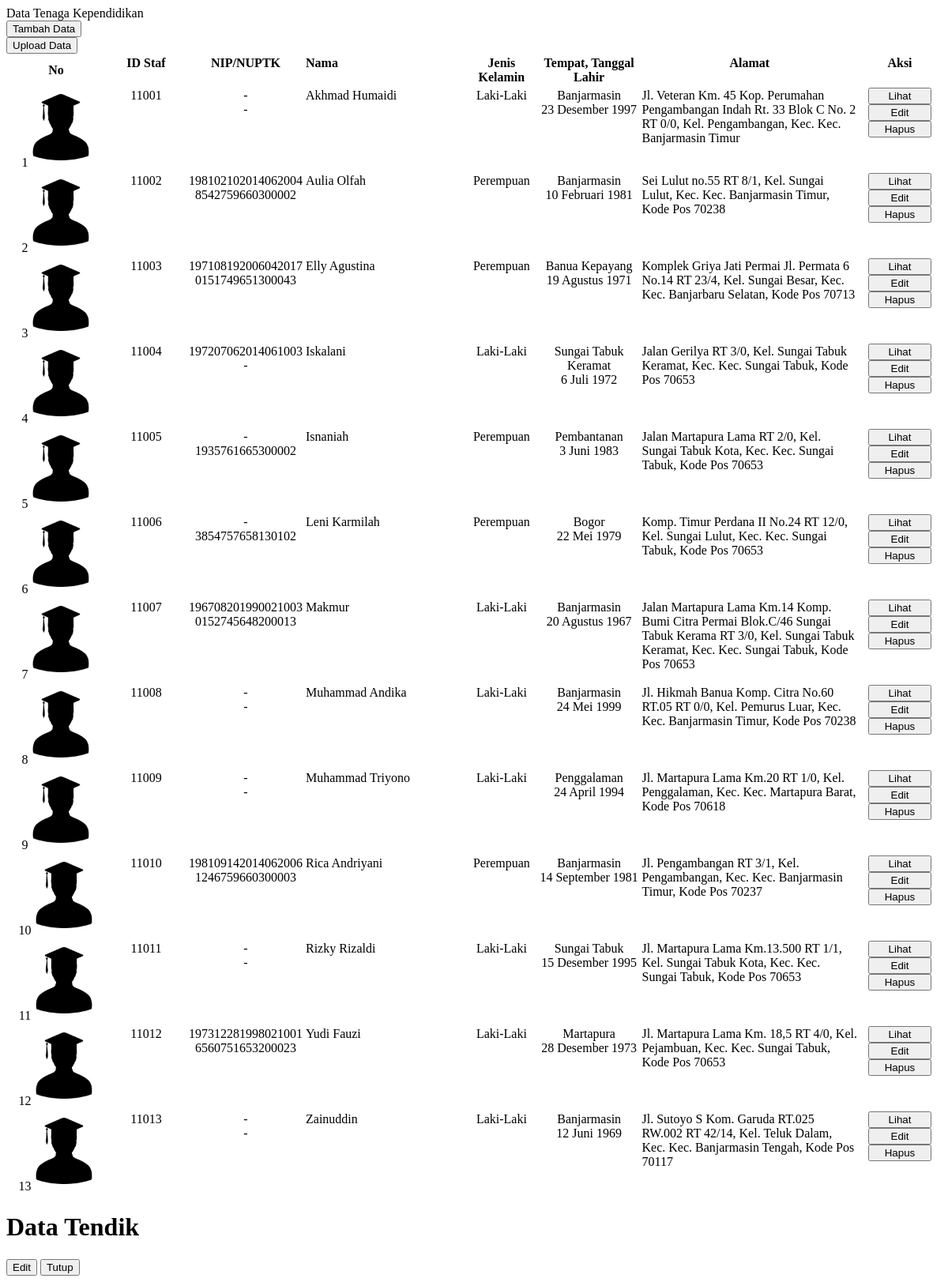
/app/page/tendik.php, run on the app's committed database.
### tables this page shows
CREATE TABLE `tb_dstaf` (
  `id_dstaf` int(11) NOT NULL,
  `kd_staf` varchar(20) NOT NULL,
  `nm_staf` varchar(50) NOT NULL,
  `nik` varchar(16) NOT NULL,
  `nkk` varchar(16) NOT NULL,
  `nuptk` varchar(25) NOT NULL,
  `nip` varchar(20) NOT NULL,
  `jk` enum('L','P') NOT NULL,
  `tmp_l` varchar(40) NOT NULL,
  `tgl_l` date NOT NULL,
  `ppdk` varchar(20) NOT NULL,
  `glar` varchar(15) NOT NULL,
  `sklh_univ` varchar(100) NOT NULL,
  `stt_pgw` varchar(30) NOT NULL,
  `jptk` enum('Guru','Tendik','Kepsek','KTAS') NOT NULL,
  `agm` varchar(15) NOT NULL,
  `almt` text NOT NULL,
  `kontak` varchar(150) NOT NULL,
  `tgs_tmbh` varchar(80) NOT NULL,
  `sk_cpns` varchar(40) NOT NULL,
  `tgl_cpns` date NOT NULL,
  `sk_pengaktn` varchar(40) NOT NULL,
  `tmt_angkt` date NOT NULL,
  `lbg_angkt` varchar(40) NOT NULL,
  `pngkat_gl` varchar(10) NOT NULL,
  `sgaji` varchar(25) NOT NULL,
  `nm_ibu` varchar(35) NOT NULL,
  `sts_kwn` varchar(15) NOT NULL,
  `psngn` text NOT NULL,
  `tmt_pns` date NOT NULL,
  `npwp` varchar(11) NOT NULL,
  `nm_npwp` varchar(50) NOT NULL,
  `warga` varchar(40) NOT NULL,
  `rcd` timestamp NOT NULL DEFAULT current_timestamp(),
  `upd` timestamp NOT NULL DEFAULT current_timestamp(),
  `sts` enum('Y','N') NOT NULL
);

### config/server.php (called while the page is built, shortened)
<?php
$notbl = 1;

### config/lib/f_custom.php (called while the page is built, shortened)
<?php
function ft($ft, $fldr, $path = "../", $def = '')
{
	$format = [
		".jpg",
		".jpeg",
		".png",
		".JPG",
		".JPEG",
		".PNG"
	];
	$basePath = $path . "app/images/" . $fldr . "/";
	foreach ($format as $ext) {
		$filePath = $basePath . $ft . $ext;
	}
	return $def . "assets/img/account.png";
}

### config/lib/f_karakter.php (called while the page is built, shortened)
<?php
function f_nama($nama)
{
	return ucwords(strtolower($nama));
}

### config/lib/f_tanggal.php (called while the page is built, shortened)
<?php
function tgl($tgl, $format = 'Y-M-D')
{
	$tanggal = date('j', strtotime($tgl));
	$bulan_array = array(
		1 => 'Januari',
		2 => 'Februari',
		3 => 'Maret',
		4 => 'April',
		5 => 'Mei',
		6 => 'Juni',
		7 => 'Juli',
		8 => 'Agustus',
		9 => 'September',
		10 => 'Oktober',
		11 => 'November',
		12 => 'Desember',
	);
	$bl = date('n', strtotime($tgl));
	$bulan = $bulan_array[$bl];
	$tahun = date('Y', strtotime($tgl));
	if ($format == 'Y-M-D') {
		return "$tanggal $bulan $tahun";
	} elseif ($format == 'Y-M') {
		return "$bulan $tahun";
	} elseif ($format == 'Y') {
		return "$tahun";
	} else {
		return "$tanggal $bulan $tahun";
	}
}

### app/page/tendik.php (the view, shortened to what this page needs)
<div class="row p-2 border-bottom fs-3 mb-4 shadow-sm ">
	Data Tenaga Kependidikan
</div>
<div class="row">
	<div class="col-auto">
		<button class="btn btn-primary" id="tambahData"><i class="bi bi-plus-lg"></i> Tambah Data</button>
	</div>
	<div class="col-auto">
		<button data-route="up_staf" data-id="tendik" type="button" class="btn btn-outline-primary"><i class="bi bi-upload"></i> Upload Data</button>
	</div>
</div>
<div class="row mt-5">
	<div class="table-responsive">
		<table class="table table-hover" id="jtable">
			<thead>
				<tr>
					<th>No</th>
					<th>ID Staf</th>
					<th>NIP/NUPTK</th>
					<th>Nama</th>
					<th>Jenis Kelamin</th>
					<th>Tempat, Tanggal Lahir</th>
					<th>Alamat</th>
					<th>Aksi</th>
				</tr>
			</thead>
			<tbody>
				<?php
				require_once "../config/server.php";
				$stmt = $pdo_conn->prepare("SELECT * FROM tb_dstaf WHERE jptk !='Guru' ORDER BY kd_staf ASC");
				$stmt->execute();
				while ($row = $stmt->fetch(PDO::FETCH_ASSOC)) {
					$almt 	= json_decode($row['almt'], true);
					$jl 		= $almt['almt'] != "" ? $almt['almt'] : '';
					$rt 		= $almt['rt'] != "" ? $almt['rt'] : '0';
					$rw 		= $almt['rw'] != "" ? $almt['rw'] : '0';
					$dusun 	= $almt['dusun'] != "" ? ", Dusun " . $almt['dusun'] : '';
					$kel 		= $almt['kel'] != "" ? $almt['kel'] : '';
					$kec 		= $almt['kec'] != "" ? $almt['kec'] : '';
					$kdpos 	= $almt['kdpos'] != "" ? ", Kode Pos " . $almt['kdpos'] : '';
					$almt = $jl . " RT " . $rt . "/" . $rw .  $dusun . ", Kel. " . $kel . ", Kec. " . $kec .  $kdpos;
				?>
					<tr>
						<td><?= $notbl++; ?>
							<img src="<?= ft($row['kd_staf'], "staf"); ?>" alt="<?= $row['kd_staf']; ?>" class="" style="width: 75px; height: 100px; object-fit: cover;">
						</td>
						<td><?= $row['kd_staf']; ?></td>
						<td><?= $row['nip'] . '<br>' . $row['nuptk']; ?></td>
						<td><?= f_nama($row['nm_staf']); ?></td>
						<td><?= $row['jk'] == 'L' ? "Laki-Laki" : "Perempuan"; ?></td>
						<td><?= f_nama($row['tmp_l']) . "<br>" . tgl($row['tgl_l']); ?></td>
						<td><?= $almt; ?></td>
						<td>
							<div class="row g-1">
								<div class="col-12">
									<button data-route="p_data" data-id="<?= $row['kd_staf']; ?>" class="btn btn-sm btn-primary" style="width: 80px;"><i class="bi bi-card-text"></i> Lihat</button>
								</div>
								<div class="col-12">
									<button data-route="edt_staf" data-id="<?= $row['kd_staf']; ?>" class="btn btn-sm btn-info" style="width: 80px;"><i class="bi bi-pencil"></i> Edit</button>
								</div>
								<div class="col-12">
									<button class="btn btn-sm btn-danger" onclick="delData('<?= $row['kd_staf']; ?>')" style="width: 80px;"><i class="bi bi-trash3"></i> Hapus</button>
								</div>
							</div>
						</td>
					</tr>
				<?php } ?>
			</tbody>
		</table>
	</div>
</div>
<div class="modal fade" id="d_tendik">
	<div class="modal-dialog modal-xl modal-dialog-scrollable">
		<div class="modal-content">
			<div class="modal-header">
				<h1 class="modal-title fs-5" id="d_tendikLabel">Data Tendik</h1>
			</div>
			<div class="modal-footer">
				<button data-route="edt_staf" data-id="" class="btn btn-info" id="md_edit" data-bs-dismiss="modal"></i> <i class="bi bi-pencil"></i> Edit</button>
				<button type="button" class="btn btn-secondary" data-bs-dismiss="modal">Tutup</button>
			</div>
		</div>
	</div>
</div>

### app/page/tendik.php (style rules this page uses)
.table-responsive th:nth-child(1), .table-responsive td:nth-child(1) { min-width: 120px; text-align: center; }
.table-responsive th:nth-child(2), .table-responsive td:nth-child(2) { min-width: 100px; text-align: center; align-content: baseline; }
.table-responsive th:nth-child(3), .table-responsive td:nth-child(3) { min-width: 100px; text-align: center; align-content: baseline; }
.table-responsive th:nth-child(4), .table-responsive td:nth-child(4) { width: auto; min-width: 200px; text-align: left; align-content: baseline; }
.table-responsive th:nth-child(5), .table-responsive td:nth-child(5) { min-width: 80px; text-align: center; align-content: baseline; }
.table-responsive th:nth-child(6), .table-responsive td:nth-child(6) { min-width: 100px; text-align: center; align-content: baseline; }
.table-responsive th:nth-child(7) { min-width: 250px; max-width: 300px; text-align: center; align-content: baseline; }
.table-responsive td:nth-child(7) { min-width: 250px; max-width: 300px; text-align: start; align-content: baseline; }
.table-responsive th:nth-child(8), .table-responsive td:nth-child(8) { min-width: 100px; max-width: 100px; text-align: center; align-content: baseline; }

### data on the page
tb_dstaf: kd_staf "11001", nip "-", nuptk "-", nm_staf "Akhmad Humaidi", jk "Laki-Laki", tmp_l "Banjarmasin", tgl_l "23 Desember 1997", almt "Jl. Veteran Km. 45 Kop. Perumahan Pengambangan Indah Rt. 33 Blok C No. 2 RT 0/0, Kel. Pengambangan, Kec. Kec. Banjarmasin Timur"
tb_dstaf: kd_staf "11002", nip "198102102014062004", nuptk "8542759660300002", nm_staf "Aulia Olfah", jk "Perempuan", tmp_l "Banjarmasin", tgl_l "10 Februari 1981", almt "Sei Lulut no.55 RT 8/1, Kel. Sungai Lulut, Kec. Kec. Banjarmasin Timur, Kode Pos 70238"
tb_dstaf: kd_staf "11003", nip "197108192006042017", nuptk "0151749651300043", nm_staf "Elly Agustina", jk "Perempuan", tmp_l "Banua Kepayang", tgl_l "19 Agustus 1971", almt "Komplek Griya Jati Permai Jl. Permata 6 No.14 RT 23/4, Kel. Sungai Besar, Kec. Kec. Banjarbaru Selatan, Kode Pos 70713"
tb_dstaf: kd_staf "11004", nip "197207062014061003", nuptk "-", nm_staf "Iskalani", jk "Laki-Laki", tmp_l "Sungai Tabuk Keramat", tgl_l "6 Juli 1972", almt "Jalan Gerilya RT 3/0, Kel. Sungai Tabuk Keramat, Kec. Kec. Sungai Tabuk, Kode Pos 70653"
tb_dstaf: kd_staf "11005", nip "-", nuptk "1935761665300002", nm_staf "Isnaniah", jk "Perempuan", tmp_l "Pembantanan", tgl_l "3 Juni 1983", almt "Jalan Martapura Lama RT 2/0, Kel. Sungai Tabuk Kota, Kec. Kec. Sungai Tabuk, Kode Pos 70653"
tb_dstaf: kd_staf "11006", nip "-", nuptk "3854757658130102", nm_staf "Leni Karmilah", jk "Perempuan", tmp_l "Bogor", tgl_l "22 Mei 1979", almt "Komp. Timur Perdana II No.24 RT 12/0, Kel. Sungai Lulut, Kec. Kec. Sungai Tabuk, Kode Pos 70653"
tb_dstaf: kd_staf "11007", nip "196708201990021003", nuptk "0152745648200013", nm_staf "Makmur", jk "Laki-Laki", tmp_l "Banjarmasin", tgl_l "20 Agustus 1967", almt "Jalan Martapura Lama Km.14 Komp. Bumi Citra Permai Blok.C/46 Sungai Tabuk Kerama RT 3/0, Kel. Sungai Tabuk Keramat, Kec. Kec. Sungai Tabuk, Kode Pos 70653"
tb_dstaf: kd_staf "11008", nip "-", nuptk "-", nm_staf "Muhammad Andika", jk "Laki-Laki", tmp_l "Banjarmasin", tgl_l "24 Mei 1999", almt "Jl. Hikmah Banua Komp. Citra No.60 RT.05 RT 0/0, Kel. Pemurus Luar, Kec. Kec. Banjarmasin Timur, Kode Pos 70238"
tb_dstaf: kd_staf "11009", nip "-", nuptk "-", nm_staf "Muhammad Triyono", jk "Laki-Laki", tmp_l "Penggalaman", tgl_l "24 April 1994", almt "Jl. Martapura Lama Km.20 RT 1/0, Kel. Penggalaman, Kec. Kec. Martapura Barat, Kode Pos 70618"
tb_dstaf: kd_staf "11010", nip "198109142014062006", nuptk "1246759660300003", nm_staf "Rica Andriyani", jk "Perempuan", tmp_l "Banjarmasin", tgl_l "14 September 1981", almt "Jl. Pengambangan RT 3/1, Kel. Pengambangan, Kec. Kec. Banjarmasin Timur, Kode Pos 70237"
tb_dstaf: kd_staf "11011", nip "-", nuptk "-", nm_staf "Rizky Rizaldi", jk "Laki-Laki", tmp_l "Sungai Tabuk", tgl_l "15 Desember 1995", almt "Jl. Martapura Lama Km.13.500 RT 1/1, Kel. Sungai Tabuk Kota, Kec. Kec. Sungai Tabuk, Kode Pos 70653"
tb_dstaf: kd_staf "11012", nip "197312281998021001", nuptk "6560751653200023", nm_staf "Yudi Fauzi", jk "Laki-Laki", tmp_l "Martapura", tgl_l "28 Desember 1973", almt "Jl. Martapura Lama Km. 18,5 RT 4/0, Kel. Pejambuan, Kec. Kec. Sungai Tabuk, Kode Pos 70653"
tb_dstaf: kd_staf "11013", nip "-", nuptk "-", nm_staf "Zainuddin", jk "Laki-Laki", tmp_l "Banjarmasin", tgl_l "12 Juni 1969", almt "Jl. Sutoyo S Kom. Garuda RT.025 RW.002 RT 42/14, Kel. Teluk Dalam, Kec. Kec. Banjarmasin Tengah, Kode Pos 70117"
